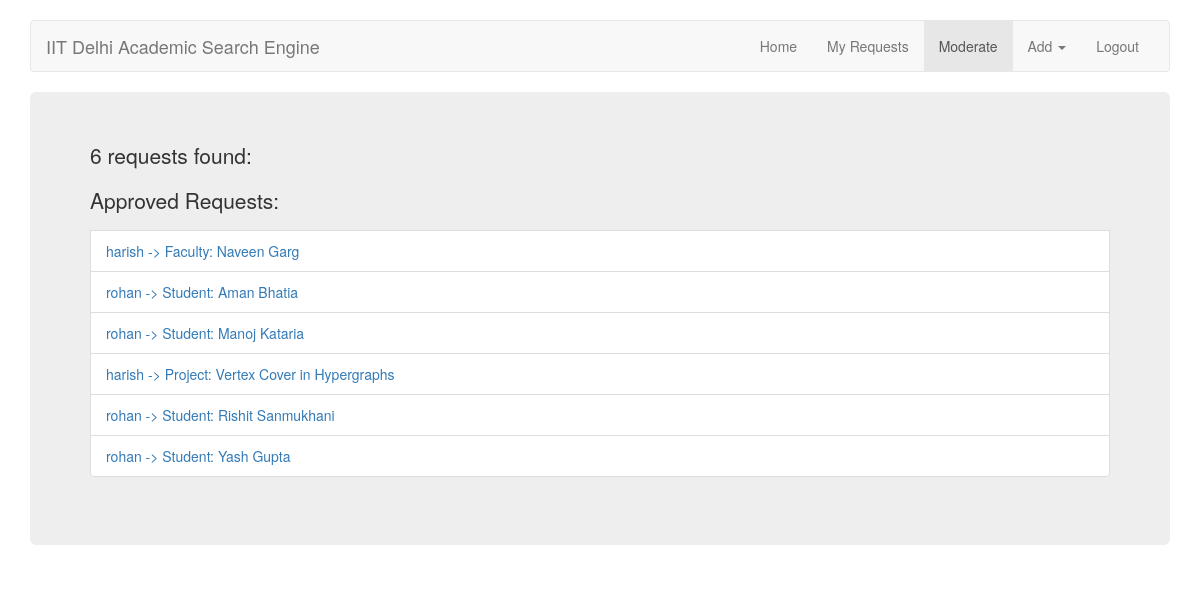
The app's page /moderate/ (signed in) with its own data.
### ASE/models.py (models this page shows, shortened)
class Request(models.Model):
	user = models.ForeignKey(User, verbose_name="User", related_name="user_requests")
	STATUS_CHOICES = [('Pending', 'Pending'), ('Approved', 'Approved'), ('Rejected', 'Rejected')]
	status = models.CharField(max_length=10, choices=STATUS_CHOICES, verbose_name="Status")
	feedback = models.TextField(max_length=200, verbose_name="Feedback", blank=True)

### ASE/views.py (the view)
# urls.py: url(r'^moderate/$', views.moderate, name='moderate'),
@login_required
@user_passes_test(is_moderator, login_url='/')
def moderate(request):
    userRequests = Request.objects.all()
    context = {}
    context['requests'] = {}
    for userRequest in userRequests:
        userRequest.heading = userRequest.user.username + " -> " + get_request_heading(userRequest)
        userRequest.url = reverse('moderate_request', kwargs={'requestId': userRequest.pk})
        if userRequest.status not in context['requests']:
            context['requests'][userRequest.status] = []
        context['requests'][userRequest.status].append(userRequest)
    context['num_requests'] = len(userRequests)
    return render(request, 'moderate.html', context)

### ASE/templatetags/tags.py (called while the page is built)
@register.simple_tag
def active_page(request, view_name):
    from django.core.urlresolvers import resolve, Resolver404
    path = resolve(request.path_info)
    if not request:
        return ""
    try:
        return "active" if path.url_name == view_name else ""
    except Resolver404:
        return ""

@register.filter(name='has_group')
def has_group(user, group_name):
    try:
        group = Group.objects.get(name=group_name)
    except Group.DoesNotExist:
        return False
    return group in user.groups.all()

### ASE/views.py (called while the page is built)
def get_request_heading(userRequest):
    try:
        heading = 'Student: ' + userRequest.studentrequest.data.name
    except Exception as e:
        pass
    try:
        heading = 'Faculty: ' + userRequest.facultyrequest.data.name
    except Exception as e:
        pass
    try:
        heading = 'Course: ' + userRequest.courserequest.data.name
    except Exception as e:
        pass
    try:
        heading = 'Project: ' + userRequest.projectrequest.data.title
    except Exception as e:
        pass
    return heading

def is_moderator(user):
    return has_group(user, MODERATOR_GROUP_NAME)

### ASE/templates/moderate.html (shortened to what this page needs)
{% extends "base.html" %}
{% block content %}
  <div class="jumbotron">
    {% include 'request_list.html' %}
  </div>
{% endblock %}

### ASE/templates/request_list.html
<p>{{num_requests}} request{{num_requests|pluralize}} found{% if num_requests %}:{% endif %}</p>
{% for status,status_requests in requests.items %}
  {% if status_requests|length %}
    <ul class="list-group">
      <p> {{status}} Requests: </p>
      {% for statusRequest in status_requests %}
        <li class="list-group-item">
        <div class="search-result">
          <span>
            <a href="{{statusRequest.url}}">{{ statusRequest.heading }}</a>
          </span>
        </div>
        </li>
      {% endfor %}
    </ul>
  {% endif %}
{% endfor %}

### ASE/static/css/jumbotron.css (style rules this page uses)
body { padding-top: 2rem; }

### records on screen
Request: status "Approved", heading "harish -> Faculty: Naveen Garg"
Request: heading "rohan -> Student: Aman Bhatia"
Request: heading "rohan -> Student: Manoj Kataria"
Request: heading "harish -> Project: Vertex Cover in Hypergraphs"
Request: heading "rohan -> Student: Rishit Sanmukhani"
Request: heading "rohan -> Student: Yash Gupta"

### other values on screen
{{ num_requests }} "6"
